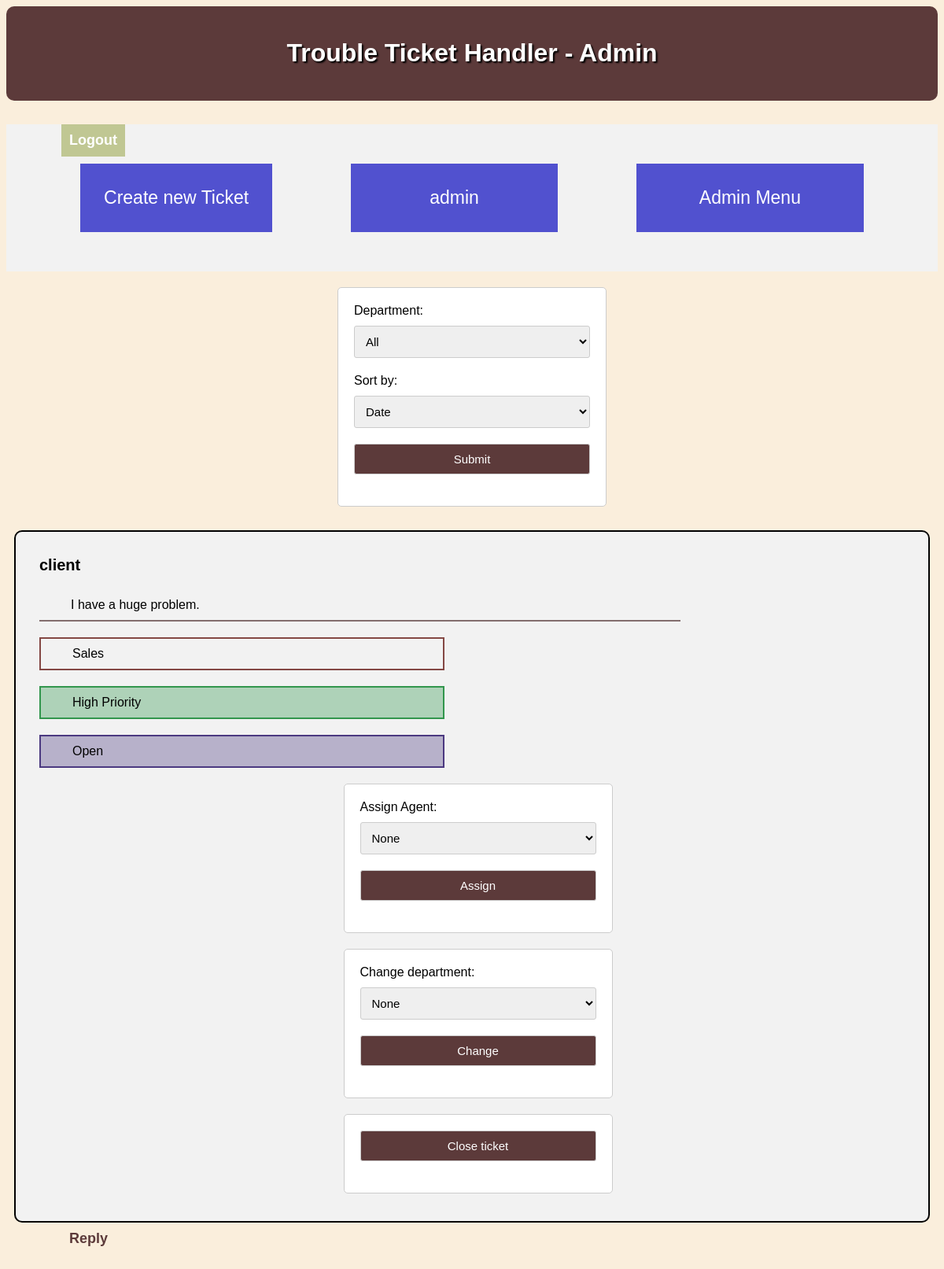
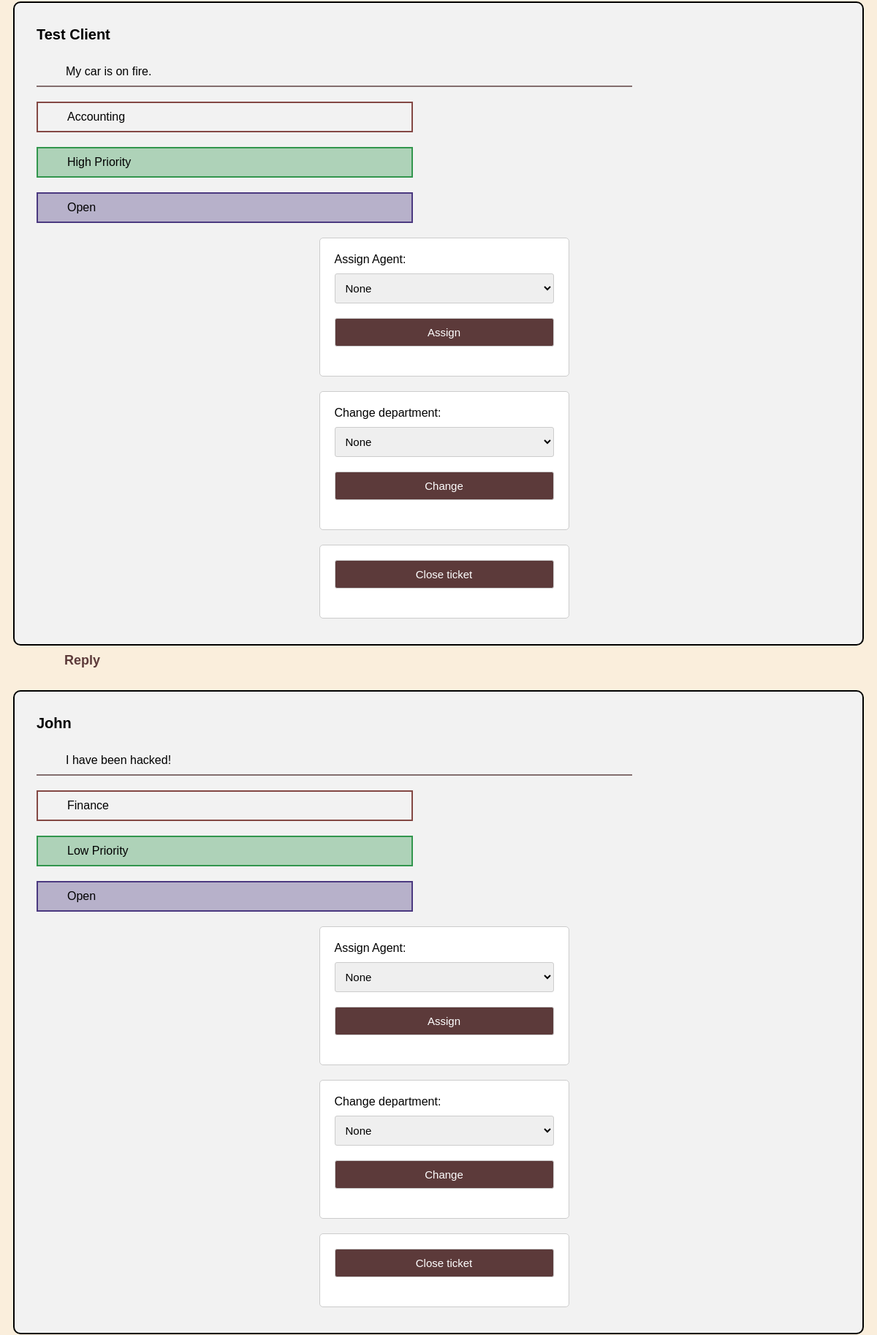
Screenshot of /admin.php (signed in, upper part) with the database file from the repository (2 pictures, top to bottom).
### tables this page shows
CREATE TABLE user (
  id INTEGER PRIMARY KEY AUTOINCREMENT,
  status TEXT NOT NULL,
  name TEXT NOT NULL,
  username TEXT UNIQUE NOT NULL,
  password TEXT NOT NULL,
  email TEXT NOT NULL,
  department TEXT
);

### admin.php (the view, shortened to what this page needs)
<?php
$db = getDataBaseConnection();
$stmt = $db->prepare("SELECT * FROM user WHERE id = :id");
$stmt->bindParam(':id', $_SESSION['user_id']);
$stmt->execute();
$user = $stmt->fetch();
$stmt = $db->prepare("SELECT * FROM user WHERE status = 'Agent' or status = 'Admin'");
$stmt->execute();
$agents = $stmt->fetchAll();
$stmt = $db->prepare("SELECT user.name as client_name, ticket.message, ticket.status, ticket.department as dep, ticket.id as ticket_id,
                      ticket.priority
                      FROM ticket
                      JOIN user ON ticket.client_id = user.id");
$stmt->execute();
$tickets = $stmt->fetchAll();
?>
<!DOCTYPE html>
<html lang="en-US">
<head>
    <link rel="stylesheet" href="style2.css">
</head>
<body>
<header>
    <h1><a href="admin.php">Trouble Ticket Handler - Admin</a></h1>
</header>
<a href="login.php" class="a-prof">Logout</a>
<ul id="menu">
    <a href="ticket.php">
        <li class="first">Create new Ticket</li>
    </a>
    <a href="profile.php">
        <li class="second"><?= $user['name'] ?></li>
    </a>
    <a href="admin_menu.php">
        <li class = "last"> Admin Menu </li>
    </a>
</ul>
<form action="" method="post">
<label for="sort">Department:</label>
  <select name="department">
  <option value = "all"> All </option>
  </select>
  <label for="sort">Sort by:</label>
  <select id="sort" name="sort">
    <option value="date">Date</option>
  </select>
  <input type="submit" value="Submit">
</form>
<section id = "tickets">
<?php foreach ($tickets as $ticket): ?>
  <div id="ticket">
  <h2><?= $ticket['client_name'] ?></h2>
    <div class = "ticket-info">
      <p><?= $ticket['message'] ?></p>
      <p><?= $ticket['dep'] ?></p>
      <p><?= $ticket['priority']. " Priority" ?></p>
      <p><?= $ticket['status'] ?></p>
    </div>
    <form action="" method="post" class = "assign">
      <label for="assign">Assign Agent:</label>
      <select name="agent">
      <option value = "none"> None </option>
      </select>
      <input type="submit" name = "assign" value="Assign">
    </form>
    <form action = "" method = "post" class = "change">
      <label for ="change"> Change department: </label>
      <select name = "depChange">
        <option value = "none"> None </option>
      </select>
      <input type = "submit" name = "change" value = "Change">
    </form>
    <form action = "" method = "POST">
      <input type = "submit" value = "Close ticket">
    </form>
  </div>
  <a href="#" class="reply-ticket" onclick="showFormReply(<?= $ticket['ticket_id'] ?>)">Reply</a>
<?php endforeach; ?>
</section>
</body>
</html>

### style2.css (style rules this page uses)
body { font-family: Arial, sans-serif; background-color: rgb(250, 238, 220); margin: 15; padding: 0; margin-bottom: 70px; }
header { background-color: rgb(92, 58, 58); color: #fff; padding: 20px; text-align: center; margin-bottom: 30px; border-radius: 10px; text-shadow: black 2px 2px 2px; }
h1 a { color: white; margin: 20px; }
form { max-width: 300px; margin: 20px auto; padding: 20px; background-color: #fff; border: 1px solid #ccc; border-radius: 5px; }
label { display: block; margin-bottom: 10px; }
a { color: rgb(92, 58, 58); text-decoration: none; }
input[type="submit"] { font-size: 17px; background-color: rgb(92, 58, 58); color: #fff; padding: 10px 20px; border: none; border-radius: 3px; cursor: pointer; }
.a-prof { position: absolute; background-color:rgba(144, 158, 54, 0.5); padding: 10px; margin-left: 70px; display: inline-block; font-size: 18px; font-weight: bold; color: white; box-sizing: content-box; margin-bottom: 20px; }
form textarea, form select, form input[type="checkbox"], form input[type="submit"] { width: 100%; padding: 10px; margin-bottom: 20px; border-radius: 3px; border: 1px solid #ccc; font-size: 15px; }
form select { margin-bottom: 20px; }
ul { list-style-type: none; margin: 0; padding: 0; display: flex; justify-content: center; background-color: #f2f2f2; }
ul li { padding: 10px 20px; }
ul a li { color: white; text-decoration: none; font-size: 23px; margin: 50px; }
.first { padding: 30px; background-color: rgb(81, 81, 207); }
.second { padding: 30px; padding-right: 100px; padding-left: 100px; background-color: rgb(81, 81, 207); }
.last { padding: 30px; padding-right: 80px; padding-left: 80px; background-color:rgb(81, 81, 207); }
#ticket { background-color: #f2f2f2; margin: 10px; padding: 15px; padding-left: 30px; margin-bottom: 10px; margin-top: 30px; border: 2px solid black; border-radius: 10px; }
div#ticket h2 { font-size: 20px; }
div#ticket p { margin-bottom: 5px; padding-left: 40px; margin-top: 20px; margin-right: 600px; padding-top: 10px; padding-bottom: 10px; }
div#ticket p:nth-child(1) { border-bottom: 2px solid #836e6e; margin-right: 300px; }
div#ticket p:nth-child(2) { border: 2px solid #844844; }
div#ticket p:nth-child(3) { border: 2px solid #32964d; background-color: #32964d5a; }
div#ticket p:nth-child(4) { border: 2px solid #4b3980; background-color: #4b39805a; }
.reply-ticket { margin-top: 30px; font-size: 18px; font-weight: bold; margin-left: 80px; }

### rows the page displays
user: name "admin"
user: name "client", message "I have a huge problem.", dep "Sales", priority "High", status "Open"
user: name "Test Client", message "My car is on fire.", dep "Accounting", priority "High", status "Open"
user: name "John", message "I have been hacked!", dep "Finance", priority "Low", status "Open"
